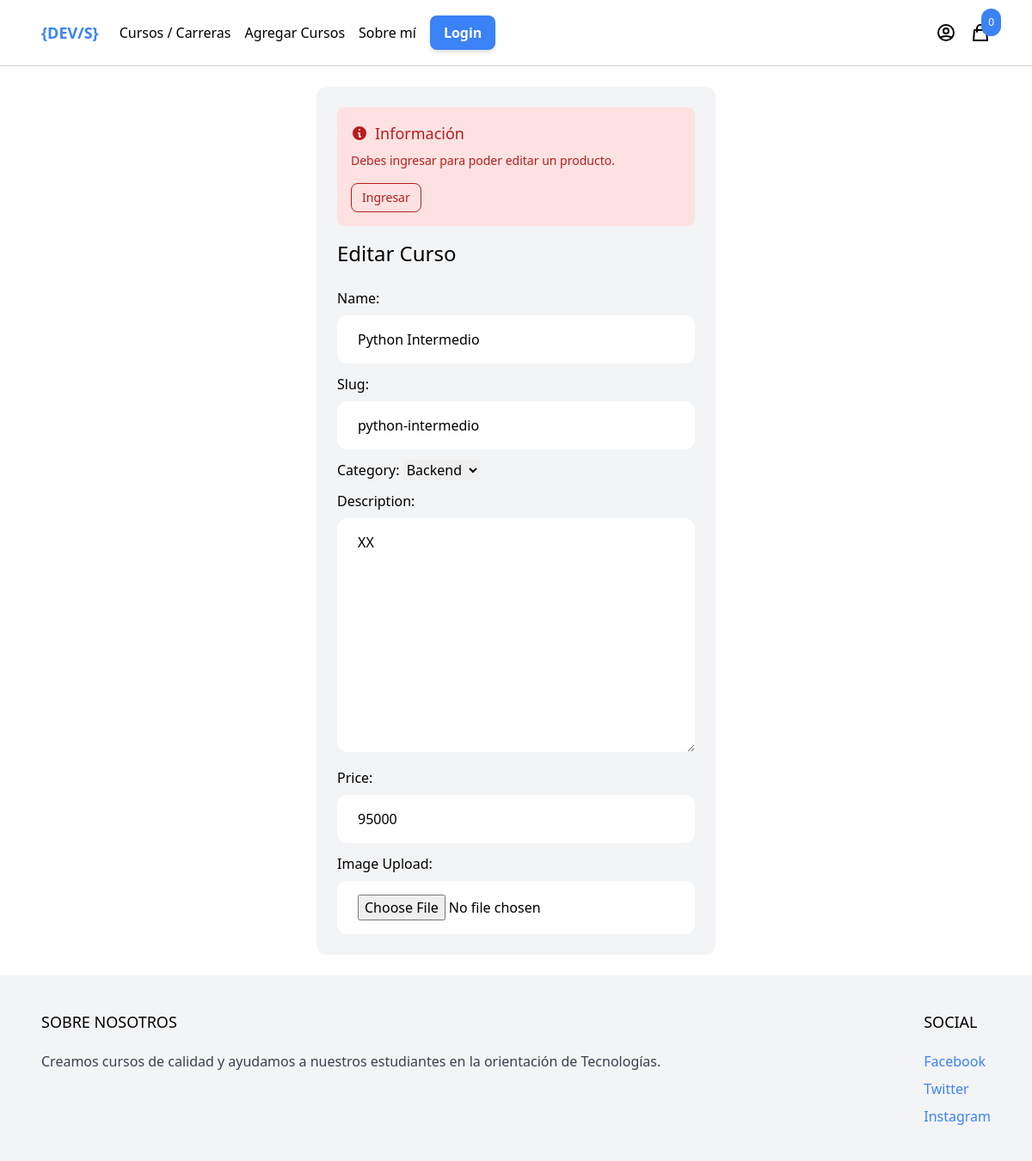
The app's page /edit-curso/3, older data.
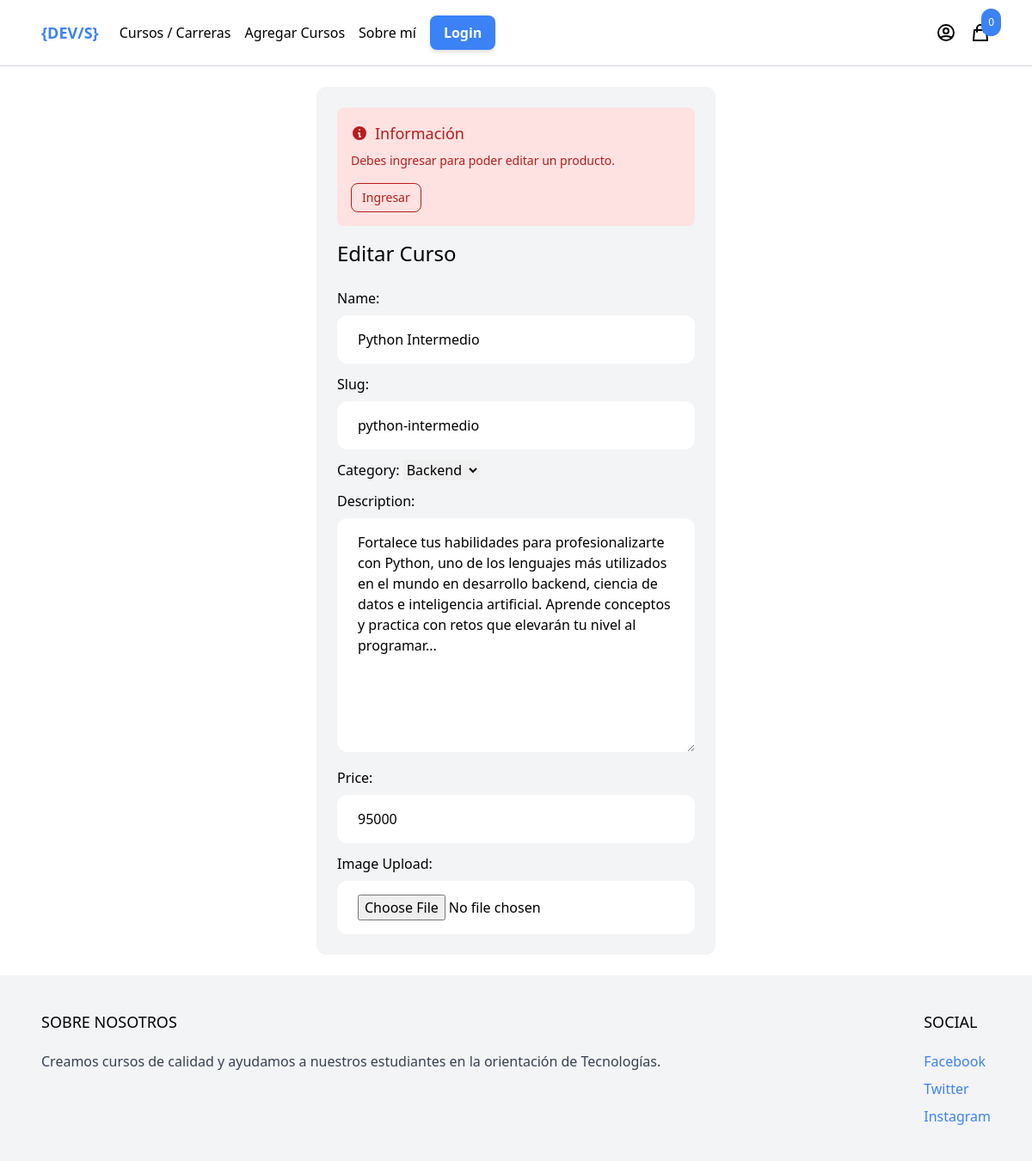
The same page, newer data.
### cursos/models.py (models this page shows, shortened)
class Cursos(models.Model):
    name = models.CharField(max_length=255)
    category = models.ForeignKey(
        Category,
        related_name="cursos",
        on_delete=models.CASCADE,
    )
    slug = models.SlugField()
    description = models.TextField(blank=True, null=True)
    precio = models.IntegerField()
    created_at = models.DateTimeField(auto_now_add=True)
    image = models.ImageField(upload_to="uploads/", blank=True, null=True)
    thumbnail = models.ImageField(upload_to="uploads/", blank=True, null=True)
    class Meta:
        ordering = ("-created_at",)

class Category(models.Model):
    name = models.CharField(max_length=255)
    slug = models.SlugField()
    class Meta:
        ordering = ("name",)
    def __str__(self):
        return self.name

### cursos/views.py (the view)
# urls.py: path("edit-curso/<int:pk>", product.edit_curso, name="edit-curso"),
def edit_curso(request, pk):
    curso = Cursos.objects.get(id=pk)
    form = CursoForm(instance=curso)
    if request.method == "POST":
        form = CursoForm(request.POST, instance=curso)
        if form.is_valid():
            form.save()
            return redirect("producto", curso.slug)
    else:
        form = CursoForm(instance=curso)
    return render(request, "cursos/curso-edit.html", {"form": form, "curso": curso})

### carrito/context_processors.py (called while the page is built)
def cart(request):
    return {"carrito": Cart(request)}

### cursos/templates/cursos/curso-edit.html (shortened to what this page needs)
{% extends 'core/base.html' %}
{% block content %}
<div class="max-w-lg mx-auto flex flex-wrap p-6">
  <div class="w-full bg-gray-100 p-6 rounded-xl">
    {% if not request.user.is_authenticated %}
    <div id="alert-additional-content-1" class="p-4 mb-4 bg-red-100 rounded-lg dark:bg-red-200" role="alert">
      <div class="flex items-center">
        <h3 class="text-lg font-medium text-red-700 dark:text-red-800">Información</h3>
      </div>
      <div class="mt-2 mb-4 text-sm text-red-700 dark:text-red-800">
        Debes ingresar para poder editar un producto.
      </div>
      <div class="flex">
        <a href="{% url 'login' %}" type=""
          class="text-red-700 bg-transparent border border-red-700 hover:bg-red-800 hover:text-white focus:ring-4 focus:outline-none focus:ring-red-300 font-medium rounded-lg text-sm px-3 py-1.5 text-center dark:border-red-800 dark:text-red-800 dark:hover:text-white"
          data-dismiss-target="#alert-additional-content-1" aria-label="Close">
          Ingresar
        </a>
      </div>
    </div>
    {% endif %}
    <h1 class="mb-6 text-2xl">Editar Curso</h1>
    <form method="POST" action="" class="space-y-3">
      {{ form.as_p }}
    </form>
  </div>
</div>
{% endblock %}

Row changes from the older to the newer data that the page shows:
changed Cursos "python-intermedio": description "XX" → "Fortalece tus habilidades para profesionalizarte con Python, uno de los lenguajes más utilizados en el mundo en desarrollo backend, ciencia de datos e inteligencia artificial. Aprende conceptos y practica con retos que elevarán tu nivel al programar..."
